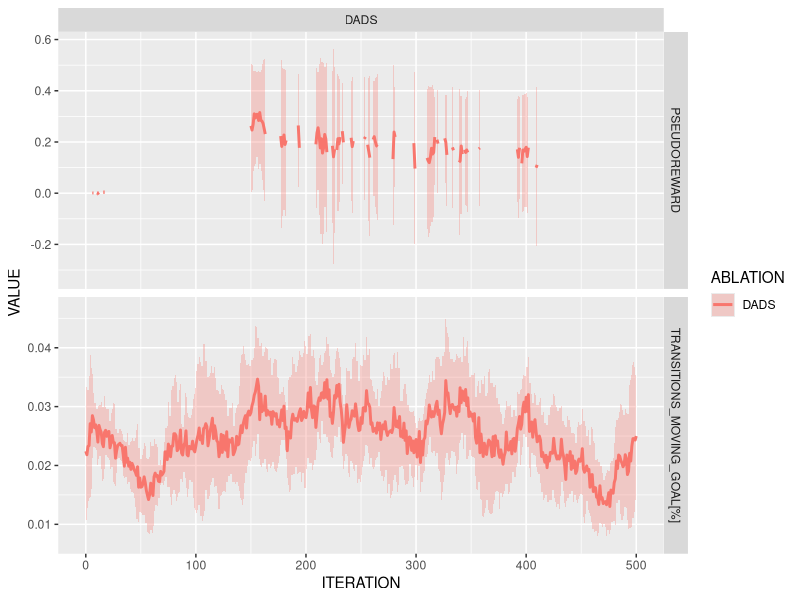
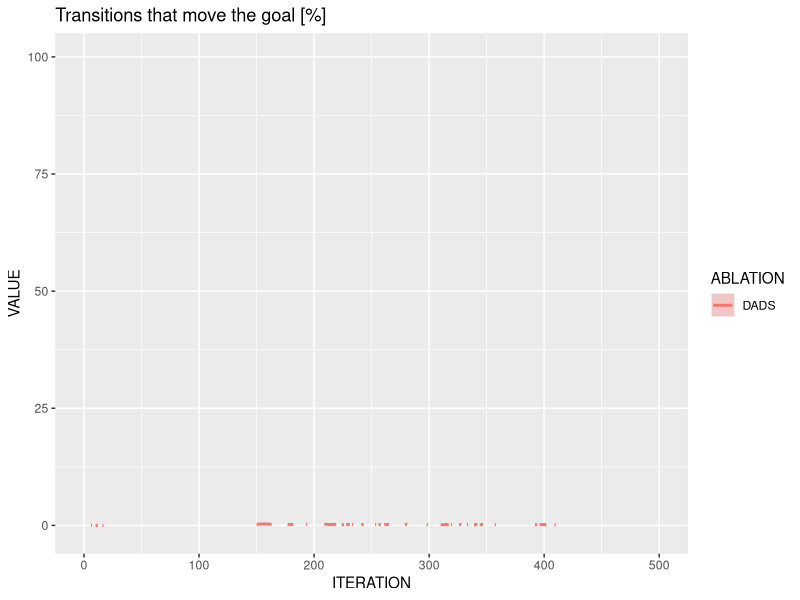

These figures' R source, in order:
library(data.table)
library(ggplot2)
# svg aspect: 500px times 350px

setwd("/tomasruiz/code/thesis/dads/")
results <- fread("plot-results/dads-push/movement-cmp.csv")

name <- function(goalSpace, resampling) {
    if (!goalSpace && !resampling)
        return("DADS")
    if (goalSpace && resampling)
        return("G-DADS")
    if (goalSpace)
        return("Control Goal Space")
    return("Resampling Scheme")
}
results[["ABLATION"]] <- mapply(name, results$CONTROL_GOAL_SPACE, results$USE_RESAMPLING)
trStr <- "TRANSITIONS_MOVING_GOAL[%]"

means <- results[, .(VALUE = mean(VALUE), SD = sd(VALUE)),
                 by=.(ITERATION, ABLATION, MEASUREMENT)]

dadsReachResults <- function() {
    color <- "blue"
    taskcompletion <- means[ABLATION == "DADS" & MEASUREMENT == "IS_SUCCESS"]
    taskcompletion <- taskcompletion[, .(ITERATION, COMPLETION=100*VALUE, SD=100*SD)]
    plotAvgTaskCompletion(DT = taskcompletion)
    print(mean(taskcompletion$COMPLETION))

    intRew <- means[ABLATION == "DADS" & MEASUREMENT == "PSEUDOREWARD"]
    intRew <- intRew[, .(ITERATION, PSEUDOREWARD=VALUE, SD)]
    plotIntrinsicReward(DT = intRew, color = color)
    print(mean(intRew$PSEUDOREWARD))
}

plotIntrinsicReward <- function(DT, color = "blue") {
    ggplot(DT, aes(x = ITERATION, y = PSEUDOREWARD)) +
        geom_line(size = 1, color = color) +
        geom_ribbon(aes(ymax = PSEUDOREWARD + SD, ymin = PSEUDOREWARD - SD), fill = color, alpha = 0.3, color = NA) +
        ggtitle("Intrinsic Reward")
}

plotAvgTaskCompletion <- function(DT, color = "blue") {
    ggplot(DT, aes(x = ITERATION, y = COMPLETION)) +
        geom_line(size = 1, color = color) +
        geom_ribbon(aes(ymax = COMPLETION + SD, ymin = COMPLETION - SD), fill = color, alpha = 0.3, color = NA) +
        ggtitle("Average Task Completion [%]") +
        ylim(0, 100)
}

dadsPushDiagnostic <- function() {
    color <- "brown"
    diagnostic <- means[ABLATION == "DADS" & MEASUREMENT == trStr & ITERATION < 1500]
    diagnostic <- diagnostic[, .(ITERATION, PERCENTAGE=100*VALUE, SD)]
    ggplot(diagnostic, aes(x = ITERATION, y = PERCENTAGE)) +
        geom_line(size = 1, color = color) +
        geom_ribbon(aes(ymax = PERCENTAGE + SD, ymin = PERCENTAGE - SD), fill = color, alpha = 0.3, color = NA) +
        ylim(0, 100) +
        ggtitle("Transitions with changing G")
}


plotData <- means[ABLATION == "DADS" & MEASUREMENT %in% c("PSEUDOREWARD", trStr)]
ggplot(plotData, aes(x = ITERATION, y = VALUE, color = ABLATION)) +
    facet_grid(MEASUREMENT ~ ABLATION, scales = "free") +
    geom_line(size = 1) +
    geom_ribbon(aes(ymax = VALUE + SD, ymin = VALUE - SD, fill = ABLATION),
                alpha = 0.3, color = NA)

transData <- means[MEASUREMENT == "PSEUDOREWARD"]
ggplot(transData, aes(x = ITERATION, y = VALUE, color = ABLATION)) +
    geom_line(size = 1) +
    geom_ribbon(aes(ymax = VALUE + SD, ymin = VALUE - SD, fill = ABLATION),
                alpha = 0.3, color = NA) + ggtitle("Transitions that move the goal [%]") +
    ylim(-1, 100)

pushComparePredictionErrorToIntrinsicReward <- function(){
    errorData <- results[MEASUREMENT %like% "DYN_L2_ERROR" |
                             MEASUREMENT %like% "PSEUDOREWARD_" & ABLATION == "DADS"]
    errorData[MEASUREMENT %like% "NONMOVING", `Transition Type` := "static"]
    errorData[!(MEASUREMENT %like% "NONMOVING"), `Transition Type` := "moving"]
    errorData[MEASUREMENT %like% "DYN_L2_ERROR", METRIC := "Dynamics Prediction Error"]
    errorData[!(MEASUREMENT %like% "DYN_L2_ERROR"), METRIC := "Intrinsic Reward"]
    errorData$METRIC <- factor(errorData$METRIC, levels = c("Dynamics Prediction Error", "Intrinsic Reward"))
    errorData <- errorData[, .(ITERATION, SEED, VALUE, `Transition Type`, METRIC)]
    ggplot(errorData, aes(x = ITERATION, y = VALUE, color = `Transition Type`)) +
        facet_wrap(vars(METRIC), scales = "free") +
        ylab("") +
        geom_point(size = 1, alpha = 0.6) +
        ggtitle("")

    wide <- pivot_wider(errorData[ITERATION > 100], names_from = c(METRIC), values_from = VALUE)
    ggplot(wide, aes(x = `Intrinsic Reward`, y = log(`Dynamics Prediction Error`), color = `Transition Type`)) +
        geom_point(size = 1)
}
